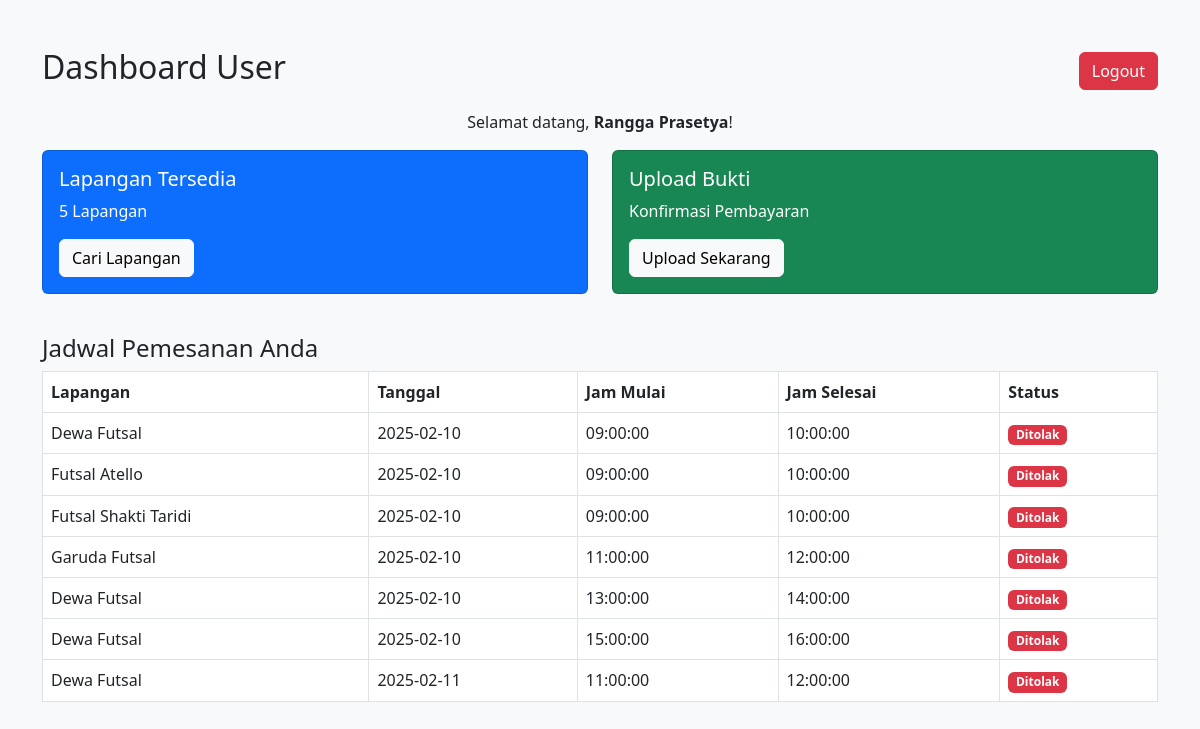
/ptifutsal/user/dashboard.php (signed in), run on the app's committed database.
### tables this page shows
CREATE TABLE `transaksi` (
  `id` int(11) NOT NULL,
  `user_id` int(11) NOT NULL,
  `lapangan_id` int(11) NOT NULL,
  `tanggal_pesan` date NOT NULL,
  `jam_mulai` time NOT NULL,
  `jam_selesai` time NOT NULL,
  `total_harga` decimal(10,2) NOT NULL,
  `status` enum('Menunggu','Dikonfirmasi','Ditolak','Selesai') DEFAULT 'Menunggu',
  `bukti_pembayaran` varchar(255) DEFAULT NULL,
  `created_at` timestamp NOT NULL DEFAULT current_timestamp()
);

CREATE TABLE `lapangan` (
  `id` int(11) NOT NULL,
  `nama` varchar(100) NOT NULL,
  `lokasi` text NOT NULL,
  `harga_per_jam` decimal(10,2) NOT NULL,
  `latitude` decimal(10,8) NOT NULL,
  `longitude` decimal(11,8) NOT NULL,
  `created_at` timestamp NOT NULL DEFAULT current_timestamp(),
  `jam_mulai` time NOT NULL,
  `jam_selesai` time NOT NULL
);

### ptifutsal/user/dashboard.php (the view, shortened to what this page needs)
<?php
require_once '../config/database.php';
$query_lapangan = "SELECT COUNT(*) AS total FROM lapangan";
$result_lapangan = $conn->query($query_lapangan);
$total_lapangan = $result_lapangan->fetch_assoc()['total'];
$user_id = $_SESSION['user_id'];
$query_jadwal = "SELECT t.tanggal_pesan, t.jam_mulai, t.jam_selesai, t.status, l.nama AS lapangan_nama
                 FROM transaksi t
                 JOIN lapangan l ON t.lapangan_id = l.id
                 WHERE t.user_id = ?
                 ORDER BY t.tanggal_pesan, t.jam_mulai";
$stmt_jadwal = $conn->prepare($query_jadwal);
$stmt_jadwal->bind_param("i", $user_id);
$stmt_jadwal->execute();
$result_jadwal = $stmt_jadwal->get_result();
?>
<!DOCTYPE html>
<html lang="id">
<head>
    <link rel="stylesheet" href="../assets/css/style.css">
    <link href="https://cdn.jsdelivr.net/npm/bootstrap@5.3.0/dist/css/bootstrap.min.css" rel="stylesheet">
</head>
<body class="bg-light">
<div class="container mt-5">
    <div class="d-flex justify-content-between align-items-center mb-3">
        <h2>Dashboard User</h2>
        <a href="../auth/logout.php" class="btn btn-danger">Logout</a>
    </div>
    <p class="text-center">Selamat datang, <strong><?php echo $_SESSION['user_nama']; ?></strong>!</p>
    <div class="row">
        <div class="col-md-6">
            <div class="card text-white bg-primary mb-3">
                <div class="card-body">
                    <h5 class="card-title">Lapangan Tersedia</h5>
                    <p class="card-text"><?php echo $total_lapangan; ?> Lapangan</p>
                    <a href="cari_lapangan.php" class="btn btn-light">Cari Lapangan</a>
                </div>
            </div>
        </div>
        <div class="col-md-6">
            <div class="card text-white bg-success mb-3">
                <div class="card-body">
                    <h5 class="card-title">Upload Bukti</h5>
                    <p class="card-text">Konfirmasi Pembayaran</p>
                    <a href="../booking/upload_bukti.php" class="btn btn-light">Upload Sekarang</a>
                </div>
            </div>
        </div>
    </div>
    <h4 class="mt-4">Jadwal Pemesanan Anda</h4>
    <table class="table table-bordered">
        <thead>
            <tr>
                <th>Lapangan</th>
                <th>Tanggal</th>
                <th>Jam Mulai</th>
                <th>Jam Selesai</th>
                <th>Status</th>
            </tr>
        </thead>
        <tbody>
            <?php if ($result_jadwal->num_rows > 0): ?>
                <?php while ($row = $result_jadwal->fetch_assoc()): ?>
                    <tr>
                        <td><?php echo htmlspecialchars($row['lapangan_nama']); ?></td>
                        <td><?php echo htmlspecialchars($row['tanggal_pesan']); ?></td>
                        <td><?php echo htmlspecialchars($row['jam_mulai']); ?></td>
                        <td><?php echo htmlspecialchars($row['jam_selesai']); ?></td>
                        <td>
                            <?php
                            if ($row['status'] == 'Menunggu') {
                                echo '<span class="badge bg-warning">Menunggu</span>';
                            } elseif ($row['status'] == 'Berhasil') {
                                echo '<span class="badge bg-success">Berhasil</span>';
                            } else {
                                echo '<span class="badge bg-danger">Ditolak</span>';
                            }
                            ?>
                        </td>
                    </tr>
                <?php endwhile; ?>
            <?php else: ?>
                <tr>
                    <td colspan="5" class="text-center">Anda belum memiliki pemesanan.</td>
                </tr>
            <?php endif; ?>
        </tbody>
    </table>
</div>
</body>
</html>

### data on the page
transaksi: lapangan.nama "Dewa Futsal", tanggal_pesan "2025-02-10", jam_mulai "09:00:00", jam_selesai "10:00:00", status "Ditolak"
transaksi: lapangan.nama "Futsal Atello", tanggal_pesan "2025-02-10", jam_mulai "09:00:00", jam_selesai "10:00:00", status "Ditolak"
transaksi: lapangan.nama "Futsal Shakti Taridi", tanggal_pesan "2025-02-10", jam_mulai "09:00:00", jam_selesai "10:00:00", status "Ditolak"
transaksi: lapangan.nama "Garuda Futsal", tanggal_pesan "2025-02-10", jam_mulai "11:00:00", jam_selesai "12:00:00", status "Ditolak"
transaksi: lapangan.nama "Dewa Futsal", tanggal_pesan "2025-02-10", jam_mulai "13:00:00", jam_selesai "14:00:00", status "Ditolak"
transaksi: lapangan.nama "Dewa Futsal", tanggal_pesan "2025-02-10", jam_mulai "15:00:00", jam_selesai "16:00:00", status "Ditolak"
transaksi: lapangan.nama "Dewa Futsal", tanggal_pesan "2025-02-11", jam_mulai "11:00:00", jam_selesai "12:00:00", status "Ditolak"

### other printed values
$_SESSION['user_nama'] "Rangga Prasetya"
$total_lapangan "5"
